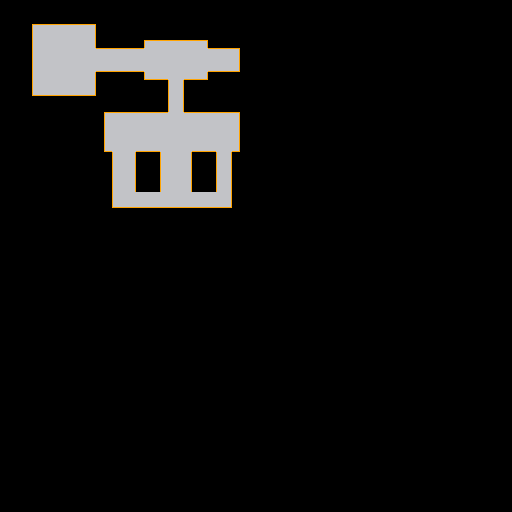

This is a level from a 2D game, rendered from its Tiled map with the project's own tilesets. A one-line summary and the map file follow, with tile-layer data summarised:
An orthogonal 64x64 tile map with 8x8 px tiles, 1 tile layer (Tile Layer 1), 2 tilesets.

<map version="1.0" tiledversion="1.1.5" orientation="orthogonal" renderorder="right-down" width="64" height="64" tilewidth="8" tileheight="8" infinite="0" nextobjectid="1">
 <tileset firstgid="1" source="lec2.tsx" />
 <tileset firstgid="10" source="../../lec3/map/lec2.tsx" />
 <layer name="Tile Layer 1" width="64" height="64">
  <data>[4096 cells, 310 non-empty, 14 distinct tile ids]</data>
 </layer>
</map>
